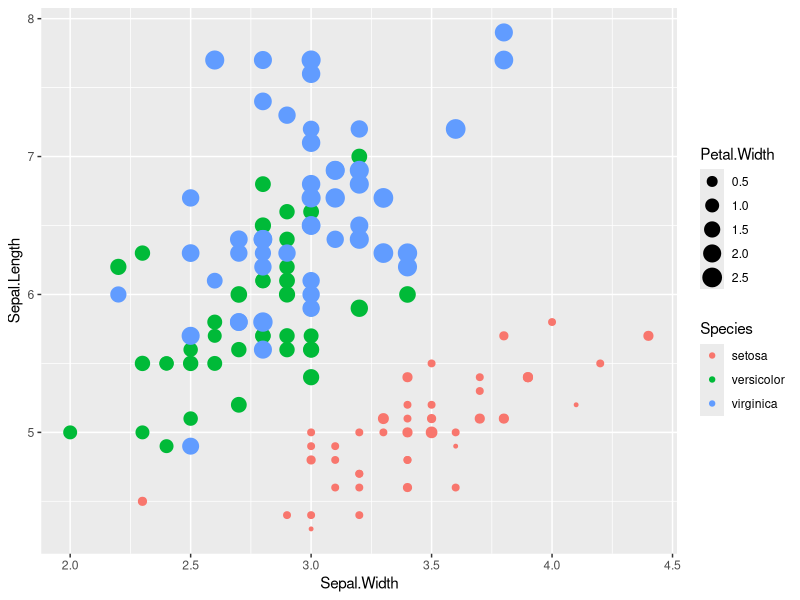

The R source for this figure:
## ---- chunk 1
knitr::opts_chunk$set(
  collapse = TRUE,
  comment = "#>",
  fig.path = "README-"
)
## ---- chunk 2
library(ggplot2)
## ---- chunk 3
# the result of ggbash 'echo' command
ggplot(iris) +
geom_point(aes(Sepal.Width,
               Sepal.Length,
               colour=Species,
               size=Petal.Width))
